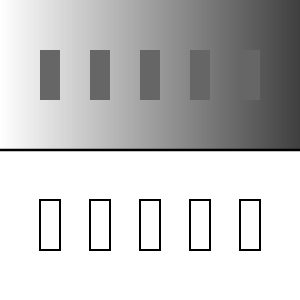
Frame 1 (no input)
Frame 60 (no input): identical to frame 1, image omitted
Frame 120 (the mouse pressed at the canvas centre since frame 60): identical to frame 1, image omitted

The p5.js sketch that drew this single still picture (run headless with seeded random() and noise() and a simulated clock; from frame 60 on, the mouse is pressed at the canvas centre):

// p5.js sketch
// ── sketch.js
const SIZE = 300;
let canvasElement;
let rectY = 75;

function setup() {
  canvasElement = createCanvas(SIZE, SIZE);
  canvasElement.position(
    windowWidth / 2 - SIZE / 2,
    windowHeight / 2 - SIZE / 2
  );

  colorMode(HSB);
  rectMode(CENTER);

  document.addEventListener("touchmove", (e) => e.preventDefault(), { passive: false });
}

function draw() {
  background(255);
  strokeWeight(1);

  for (let x = 0; x < width + 1; x++) {
    let b = map(x, width, 0, 0, 100);
    stroke(0, 0, b);
    line(x, 0, x, height / 2);
  }

  strokeWeight(2.5);
  line(0, height / 2, width, height / 2);

  fill(0, 0, 40);
  strokeWeight(0);

  rect(50, rectY, 20, 50);
  rect(100, rectY, 20, 50);
  rect(150, rectY, 20, 50);
  rect(200, rectY, 20, 50);
  rect(250, rectY, 20, 50);

  noFill();
  strokeWeight(2);

  rect(50, 225, 20, 50);
  rect(100, 225, 20, 50);
  rect(150, 225, 20, 50);
  rect(200, 225, 20, 50);
  rect(250, 225, 20, 50);
}

function mouseDragged() {
  rectY = constrain(rectY + (mouseY - pmouseY) * 0.5, 75, 225);
}

function touchMoved() {
  if (touches.length > 0) {
    let deltaY = touches[0].y - pmouseY;
    rectY = constrain(rectY + deltaY * 0.5, 75, 225);
  }
  return false;
}

function windowResized() {
  canvasElement.position(
    windowWidth / 2 - SIZE / 2,
    windowHeight / 2 - SIZE / 2
  );
}
